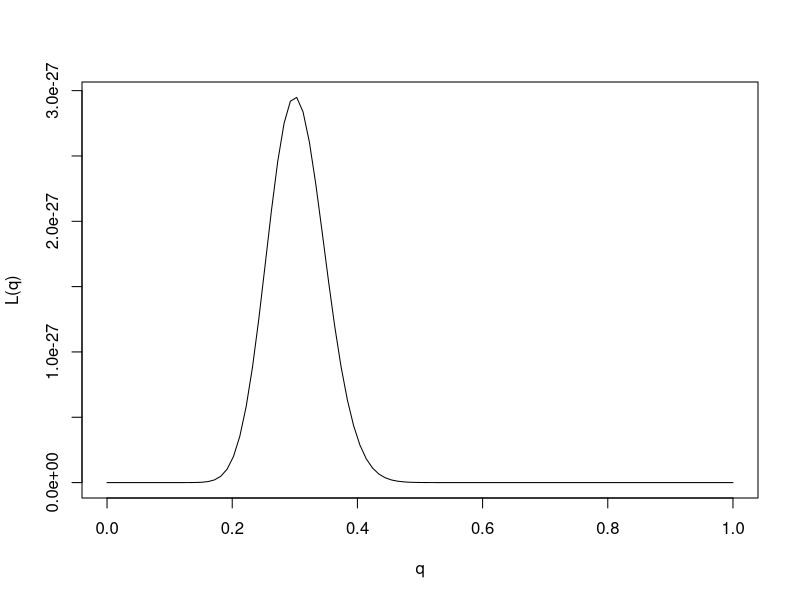
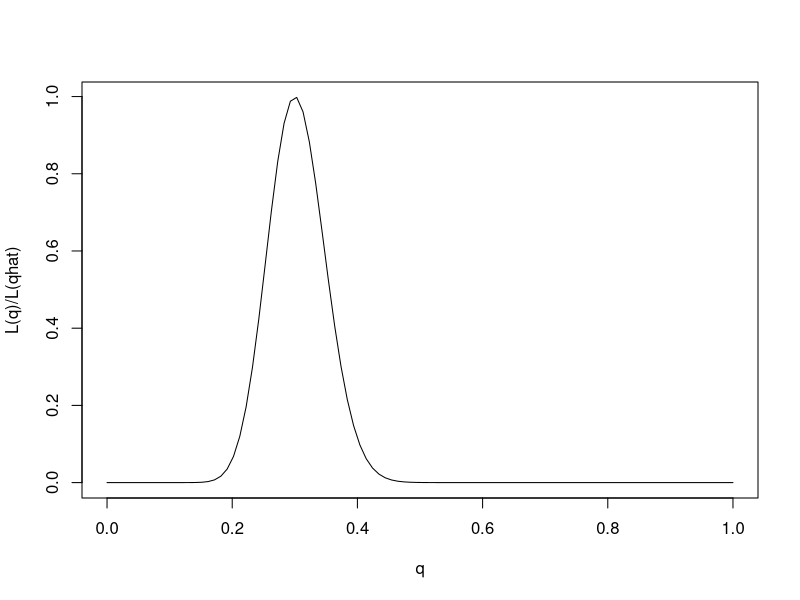
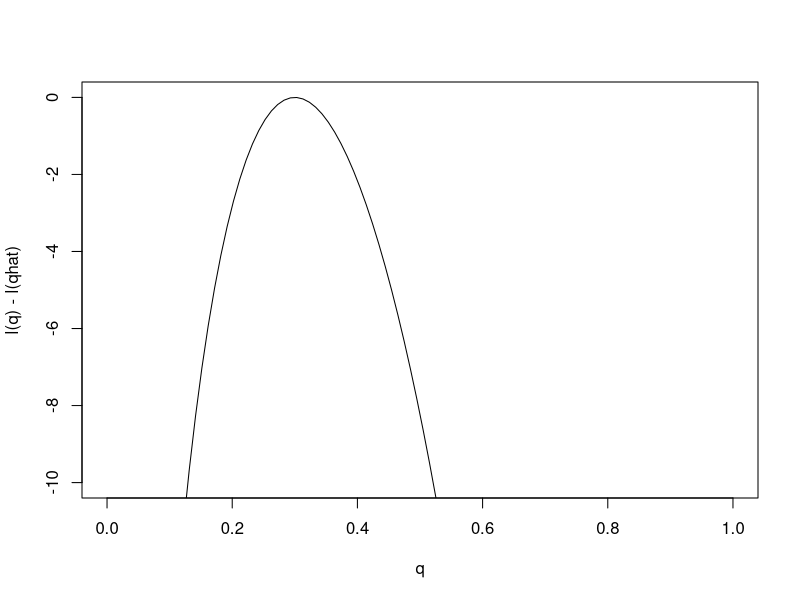
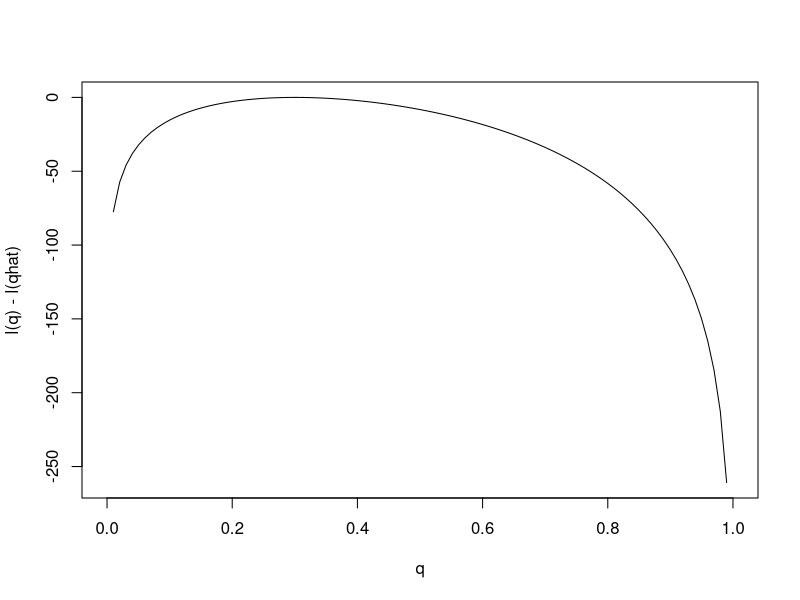

Write the R code that produced these figures, in order.
## ---- chunk 1
knitr::opts_chunk$set(comment = "#",collapse = TRUE,fig.align = "center")
## ---- chunk 2
q <- seq(0,1,length.out = 100)
L <- function (q)
  q^30 * (1-q)^70
plot(q,L(q),ylab = "L(q)",xlab = "q",type = "l")
## ---- chunk 3
q <- seq(0,1,length.out = 100)
L <- function (q)
  q^30 * (1-q)^70
plot(q,L(q)/L(0.3),ylab = "L(q)/L(qhat)",xlab = "q",type = "l")
## ---- chunk 4
q <- seq(0,1,length.out = 100)
l <- function (q)
  30*log(q) + 70 * log(1-q)
plot(q,l(q) - l(0.3),ylab = "l(q) - l(qhat)",xlab = "q",type = "l",
     ylim = c(-10,0))
## ---- chunk 5
plot(q,l(q) - l(0.3),ylab = "l(q) - l(qhat)",xlab = "q",type = "l")
